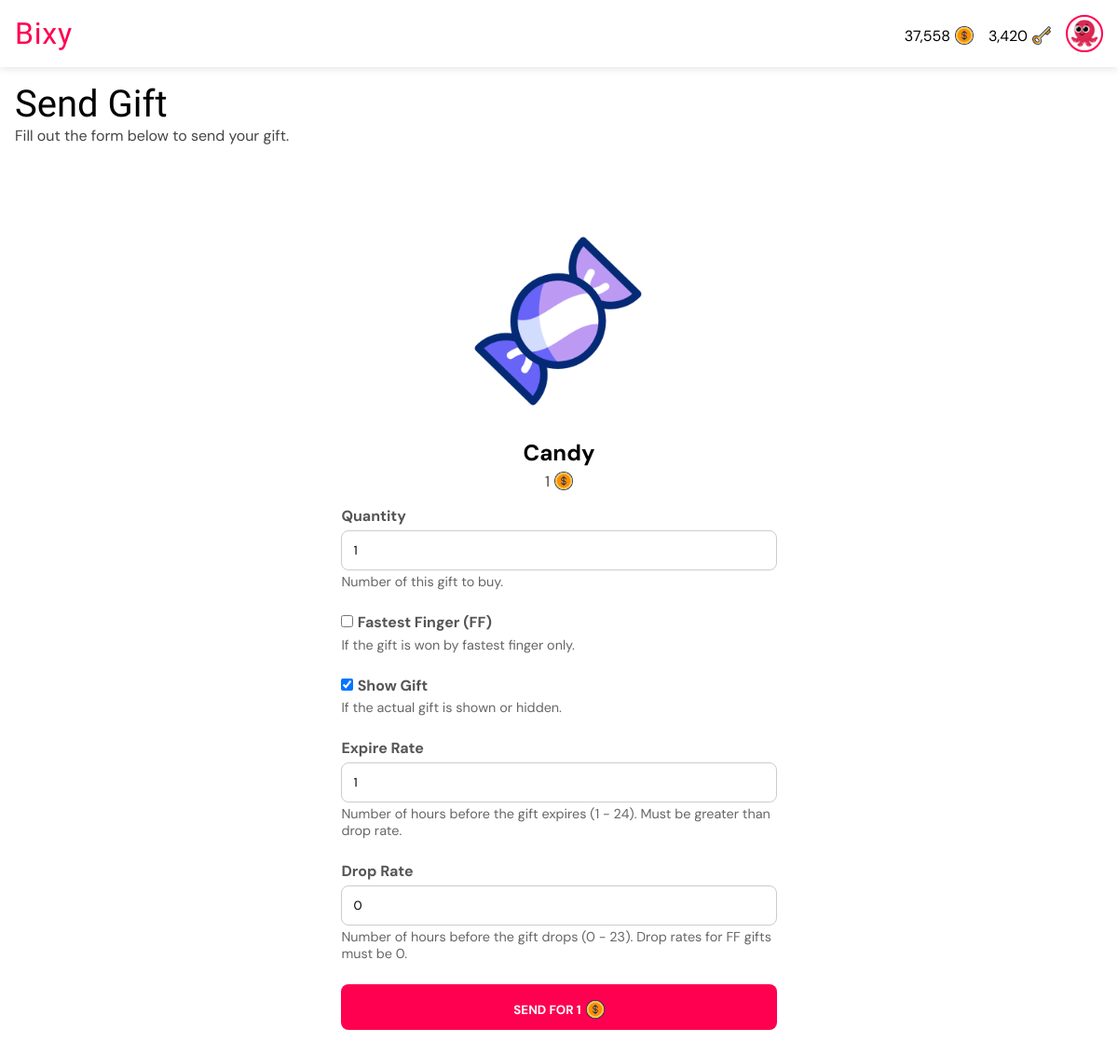
Page /gifts/buy/1/ (signed in) on the committed database.
### giftapp/models.py (models this page shows, shortened)
class User(AbstractUser):
    gender = models.CharField(max_length=6, choices=GENDERS, default=GENDERS[0][0])
    is_verified = models.BooleanField(default=False, help_text="If the user's email address is verified or not.")
    email = models.EmailField(unique=True, blank=False, null=False)
    new_email = models.EmailField(unique=False, blank=True, null=True)
    coins = models.PositiveIntegerField(default=0)
    won_coins = models.PositiveIntegerField(default=0)
    keys = models.PositiveIntegerField(default=0)
    verify_code = models.CharField(max_length=255, null=True, blank=True)
    change_email_code = models.CharField(max_length=255, null=True, blank=True)
    profile_pic = models.ForeignKey(ProfilePicture, on_delete=models.SET_NULL, related_name='owners', null=True)
    USERNAME_FIELD = "email"
    REQUIRED_FIELDS = ["username"]

class ProfilePicture(models.Model):
    name = models.CharField(max_length=50, null=False, blank=False)
    image = models.ImageField(null=False, blank=False, upload_to='profile_pics')

class Gift(models.Model):
    name = models.CharField(max_length=50, null=True, blank=True)
    cost = models.PositiveIntegerField(default=0)
    image = models.ImageField(null=True, blank=True, upload_to='gift_images')
    gif = models.FileField(null=True, blank=True, upload_to='gift_gifs')

### giftapp/views.py (the view)
# urls.py: path("gifts/buy/<int:gift_id>/", views.buy_gift, name="buy_gift"),
@login_required
def buy_gift(request, gift_id):
    gift = get_object_or_404(Gift, id=gift_id)
    if request.method == "POST":
        quantity = int(request.POST['quantity'])
        total_cost = int(gift.cost * quantity)
        if request.user.coins < total_cost:
            rem_amount = total_cost - request.user.coins
            return render(request, "need_coins.html", {'gift': gift, 'rem_amount': rem_amount, 'quantity': quantity, 'total_cost': total_cost, 'message': 'send this gift'})
        else:
            form = GiftForm(request.POST)
            if form.is_valid():
                user = request.user
                updated_coins = user.coins - total_cost
                user.coins = updated_coins
                user.save()
                gift_transaction = form.save(commit=False)
                if not gift_transaction.is_fastest_finger:
                    recipients = User.objects.exclude(id=request.user.id)
                    recipient = random.choice(recipients) if recipients.exists() else None
                    gift_transaction.recipient = recipient
                expire_date = gift_transaction.created_at + timedelta(hours=gift_transaction.expire_rate)
                drop_date = gift_transaction.created_at + timedelta(hours=gift_transaction.drop_rate)
                gift_transaction.gifter = request.user
                gift_transaction.gift = gift
                gift_transaction.expire_date = expire_date
                gift_transaction.drop_date = drop_date
                gift_transaction.save()
                return render(request, 'gift_success.html', {'gift_transaction': gift_transaction})
    else:
        form = GiftForm()
    return render(request, "buy_gift.html", {'gift': gift, 'form': form})

### giftapp/forms.py (shortened to what this page needs)
class GiftForm(forms.ModelForm):
    class Meta:
        model = GiftTransaction
        fields = ['quantity', 'is_fastest_finger', 'is_visible', 'expire_rate', 'drop_rate']
        labels = {
            'is_fastest_finger': 'Fastest Finger (FF)',
            'is_visible': 'Show Gift',
            'early_claim_fee': 'Early Claim Fee',
            'expire_rate': 'Expire Rate',
            'drop_rate': 'Drop Rate'
        }

### templates/buy_gift.html (shortened to what this page needs)
{% extends 'base.html' %}
{% load static %}
{% load humanize %}
{% load timefilters %}
{% block title %}
<link rel="stylesheet" href="{% static 'css/all_gifts.css' %}">
{% endblock %}
{% block body %}
<div class="heading">
    <h1>Send Gift</h1>
    <p>Fill out the form below to send your gift.</p>
</div>
<div class="buy">
    <div class="buy-sub">
        <div class="gift-info">
            <img src="{{ gift.gif.url }}" alt="Gift image">
            <h2>{{ gift.name }}</h2>
            <div href="" class="cost">
                <p>{{ gift.cost|intcomma }}</p>
                <img src="{% static 'images/dollar.png' %}" alt="Gift image">
            </div>
        </div>
        <form class="login-form" action="{% url 'buy_gift' gift.id %}" method="post" id="buyGiftForm">
            {% for field in form %}
            {% if field.label == 'Fastest Finger (FF)' or field.label == 'Show Gift' %}
            {{ field }}
            <label for="{{ field.id_for_label }}" class="inline">{{ field.label }}</label>
            {% else %}
            <label for="{{ field.id_for_label }}">{{ field.label }}</label>
            {{ field }}
            {% endif %}
            <p class="help">{{ field.help_text }}</p>
            {% endfor %}
            <button type="submit">
                <div class="cost wh">
                    <p id="button">Send for {{ gift.cost }}</p>
                    <img src="{% static 'images/dollar.png' %}" alt="Gift image">
                </div>
            </button>
        </form>
    </div>
</div>
{% endblock %}

### templates/base.html (shortened to what this page needs)
<!DOCTYPE html>
<html lang="en">
<head>
    {% load static %}
    {% load humanize %}
    {% load timefilters %}
    {% block title %} {% endblock %}
</head>
<body>
    <nav class="navbar">
        <div class="logo-container" role="link" tabindex="0">
            <a href="{% url 'all_gifts' %}" class="logo-text">Bixy</a>
        </div>
        <div class="profile-section" id="profileSection">
            {% if user.is_authenticated %}
            <a href="{% url 'buy_coins' %}" style="text-decoration: none; color: black;">
                <div class="cost">
                    <p>{{ user.coins|intcomma }}</p>
                    <img src="{% static 'images/dollar.png' %}" alt="Gift image">
                </div>
            </a>
            <a href="{% url 'buy_coins' %}" style="text-decoration: none; color: black;">
                <div class="cost">
                    <p>{{ user.keys|intcomma }}</p>
                    <img src="{% static 'images/key.png' %}" alt="Gift image">
                </div>
            </a>
            <a href="{% url 'profile' %}">
                <img src="{{ user.profile_pic.image.url }}" alt="Profile picture" class="profile-pic" />
            </a>
            {% else %}
            <a href="{% url 'signin' %}" class="btn login">Login</a>
            <a href="{% url 'signup' %}" class="btn signup">Sign Up</a>
            {% endif %}
        </div>
    </nav>
    <main>
        <section>
            {% block body %} {% endblock %}
        </section>
    </main>
</body>
</html>

### static/css/all_gifts.css (style rules this page uses)
* { margin: 0; padding: 0; box-sizing: border-box; font-family: "DM Sans", sans-serif; font-optical-sizing: auto; font-style: normal; }
html { font-size: 16px; }
:root { --background-color: white; --text-color: black; --label-color: #555; --even-row-color: #f9f9f9; --input-background-color: white; --input-text-color: black; --input-border-color: #ccc; --sub-text-color: #444; --button-color: #ff0050; --link-color: #ff0050; --button-hover-color: #7f53d2; --card-background-color: rgb(240, 235, 235); --card-text-color: var(--text-color); --card-button-color: white; --tag-bg: #dbd7d7; --tag-text: black; --padding-value: 1rem; }
* { margin: 0; padding: 0; box-sizing: border-box; }
body { background-color: var(--background-color); }
.navbar { display: flex; justify-content: space-between; align-items: center; padding: 1rem var(--padding-value); background: var(--background-color); box-shadow: 0 2px 8px rgba(0, 0, 0, 0.1); position: fixed; top: 0; width: 100%; z-index: 100; }
.logo-container { display: flex; align-items: center; cursor: pointer; user-select: none; }
.logo-text { font-weight: 700; font-size: 2rem; color: var(--button-color); line-height: 1; letter-spacing: .05rem; font-family: "Passion One", sans-serif; font-weight: 400; font-style: normal; text-decoration: none; }
.profile-section { display: flex; align-items: center; gap: 1rem; }
.profile-pic { width: 40px; height: 40px; border-radius: 50%; object-fit: cover; cursor: pointer; border: 2px solid var(--button-color); transition: box-shadow 0.3s ease; padding: .2rem; display: block; }
main { margin-top: 4.5em; }
div.heading { padding: 1rem var(--padding-value); }
div.heading h1 { font-family: "Passion One", sans-serif; font-weight: 400; font-style: normal; text-decoration: none; font-size: 2.5rem; color: var(--text-color); }
div.heading p { color: var(--sub-text-color); }
div.gift-info { display: flex; flex-direction: column; align-items: center; padding: 1em; }
div.gift-info h2 { color: var(--text-color); }
div.gift-info p { color: var(--sub-text-color); }
div.cost { display: flex; align-items: center; gap: 5px; justify-content: center; margin-top: .3rem; color: var(--text-color); }
div.cost img { width: 20px !important; height: 20px !important; }
div.buy { display: flex; flex-direction: column; align-items: center; padding: 2rem var(--padding-value); }
div.buy-sub { width: 40%; }
div.buy img { width: 250px; height: 250px; }
.login-form p:not(#button) { margin-bottom: 1.5rem; color: #666; }
.login-form label { display: block; margin-bottom: 0.3rem; font-weight: bold; color: var(--label-color); }
.login-form label.inline { display: inline-block; }
.login-form input[type="number"], .login-form input[type="text"], .login-form input[type="email"], select, .login-form input[type="password"] { width: 100%; padding: 0.75rem; margin-bottom: .2rem; border: 1px solid var(--input-border-color); border-radius: 8px; transition: border-color 0.3s; background-color: var(--input-background-color); color: var(--input-text-color); }
.login-form button { width: 100%; padding: 0.75rem; background: var(--button-color); color: white; border: none; border-radius: 8px; font-weight: bold; text-transform: uppercase; cursor: pointer; transition: background 0.3s; }
div.cost.wh p { color: white; }
p.help { color: var(--sub-text-color); font-size: .9em; margin-bottom: 1rem; }

### rows in the picture
User: coins "37,558", keys "3,420", profile_pic.image (picture)
Gift: gif (picture), name "Candy", cost "1"

### other values in the picture
{{ field.label }} "Quantity" "Expire Rate" "Drop Rate"
{{ field.help_text }} "Number of this gift to buy." "If the gift is won by fastest finger only." "If the actual gift is shown or hidden." "Number of hours before the gift expires (1 - 24). Must be greater than drop rate." "Number of hours before the gift drops (0 - 23). Drop rates for FF gifts must be 0."
{{ field.label }} "Fastest Finger (FF)" "Show Gift"
